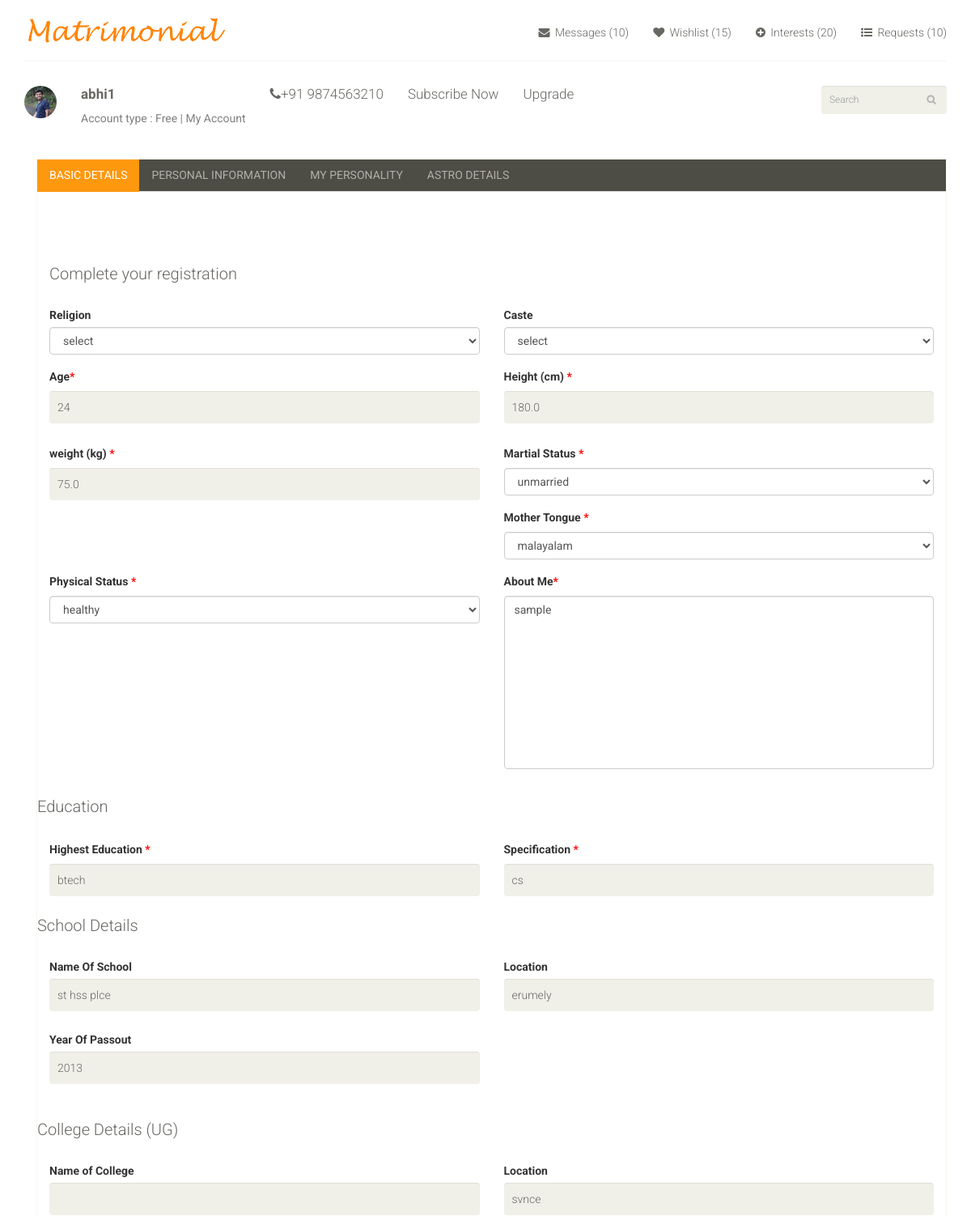
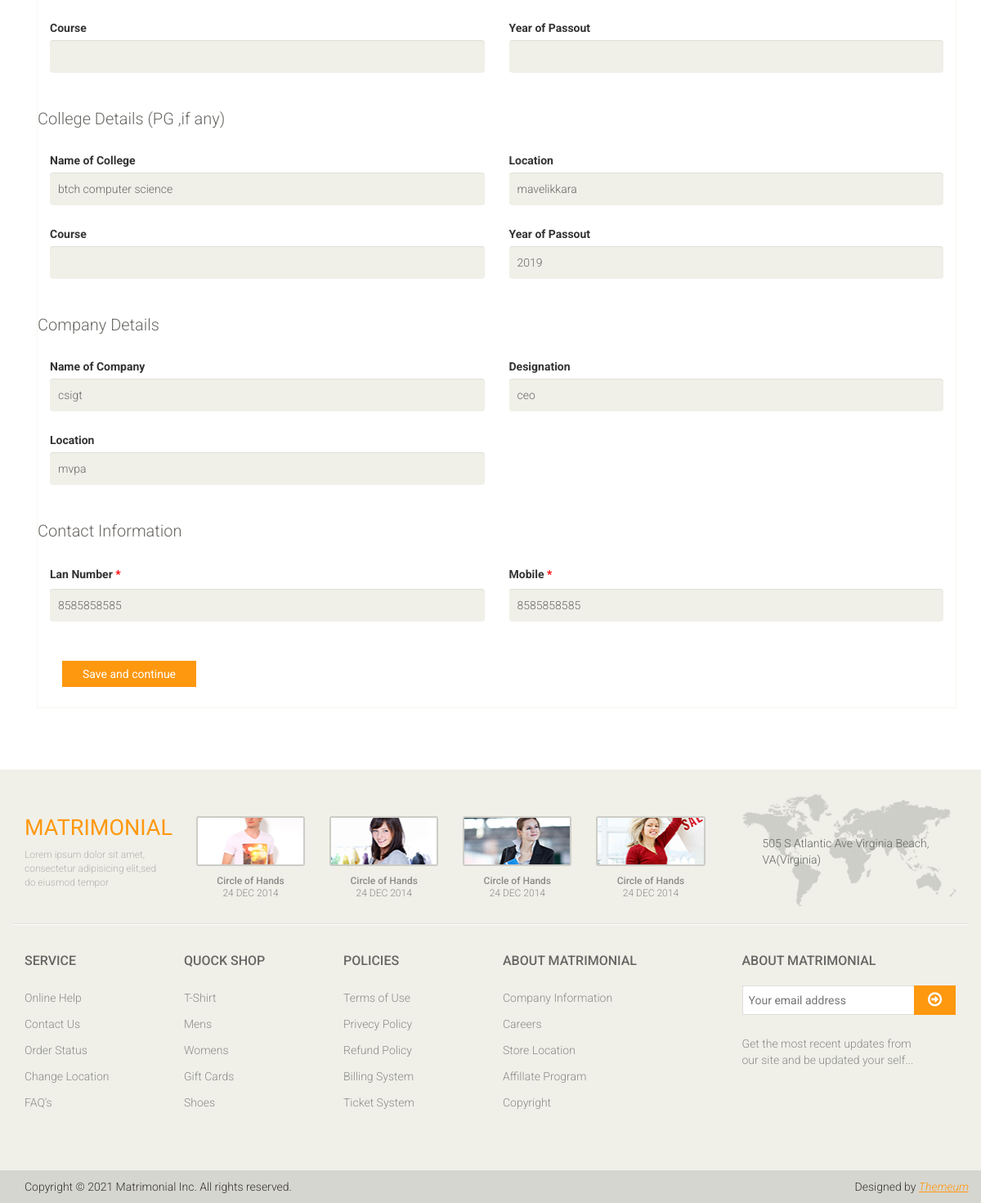
The app's page /edit-profile-basic (signed in) with its own data (2 pictures, top to bottom).
### customer/models.py (models this page shows, shortened)
class Customer(models.Model):
    user = models.OneToOneField(User,null=True, on_delete=models.CASCADE)
    name = models.CharField(max_length=50, null=True)
    gender = models.CharField(max_length=20, choices = [('Male','male'),('Female','female'),('Other','other')],null=True)
    address = models.TextField(max_length=200, null=True)
    city = models.CharField(max_length=50, null=True)
    country = models.CharField(max_length=50, null=True)
    date_of_birth = models.DateField(null=True)
    email = models.EmailField(null=True)
    phone = models.CharField(max_length=13, null=True)
    reg_date = models.DateTimeField(auto_now_add=True, null=True)
    uname = models.CharField(max_length=200,null=True)
    image = models.ImageField(upload_to='static/images/profile',default='static/images/user.png')
    age = models.PositiveIntegerField(null=True)
    height = models.FloatField(null=True)
    weight = models.FloatField(null=True)
    martial_status = models.CharField(max_length=20, choices = [('Unmarried','unmarried'),('Divorced','divorced'),
        ('Separated','separated'),('Widow/Widower','widow/widower')],null=True)
    religion = models.ForeignKey(Religion, on_delete=models.CASCADE,null=True,blank=True)
    caste = models.ForeignKey(Caste, on_delete=models.CASCADE,null=True,blank=True)
    mother_tongue = models.CharField(max_length=20, choices = [('Malayalam','malayalam'),('Hindi','hindi'),('Tamil','Tamil'),
        ('English','english'),('Other','other')],null=True,blank=True)
    physical_status = models.CharField(max_length=20, choices = [('Healthy','healthy'),('Mild','mild'),('Rather Not To Say','rather not to say')],null=True,blank=True)
    about_me = models.TextField(max_length = 1000,null=True)
    education = models.CharField(max_length=50,null=True)
    specification = models.CharField(max_length=50,null=True)
    school_name = models.CharField(max_length=50,null=True,blank=True)
    school_location = models.CharField(max_length=50,null=True,blank=True)
    year_of_passout_school = models.PositiveIntegerField(null=True,blank=True)
    college_name_ug = models.CharField(max_length=50,null=True,blank=True)
    college_location_ug = models.CharField(max_length=50,null=True,blank=True)
    course_ug = models.CharField(max_length=50,null=True,blank=True)
    year_of_passout_college_ug = models.PositiveIntegerField(null=True,blank=True)
    college_name_pg = models.CharField(max_length=50,null=True,blank=True)
    college_location_pg = models.CharField(max_length=50,null=True,blank=True)
    course_pg = models.CharField(max_length=50,null=True,blank=True)
    year_of_passout_college_pg = models.PositiveIntegerField(null=True,blank=True)
    company_name = models.CharField(max_length=50,null=True,blank=True)
    designation = models.CharField(max_length=50,null=True,blank=True)
    company_location = models.CharField(max_length=50,null=True,blank=True)
    lan_number = models.CharField(max_length=13, null=True)
    complexion = models.CharField(max_length=20, choices = [('fair','Fair'),('whiteatish','Whiteatish'),('dark','Dark')],null=True,blank=True)
    body_type = models.CharField(max_length=20, choices = [('normal','Normal'),('Athletic','athletic'),('Other','other')],null=True,blank=True)
    blood_group = models.CharField(max_length=20, choices = [('A +','A +'),('B +','B +'),('A -','A -'),
                                                ('B -','B -'),('AB -','AB -'),('AB +','AB +'),('O +','O -'),
                                                ('O -','O -'),('other','Other')],null=True,blank=True)
    occupation = models.CharField(max_length=50,null=True)
    employed_in = models.CharField(max_length=50,null=True)
    annual_income = models.PositiveIntegerField(null=True)
    star_sign = models.ForeignKey(Nakshatra, on_delete=models.CASCADE,null=True)
    about_my_family = models.TextField(max_length=1000,null=True,blank=True)
    fathers_name = models.CharField(max_length=50,null=True)
    fathers_family_name = models.CharField(max_length=50,null=True)
    fathers_ancestral_place = models.CharField(max_length=50,null=True)
    fathers_employed_in = models.CharField(max_length=50,null=True,blank=True)
    fathers_occupation = models.CharField(max_length=50,null=True)
    fathers_company_name = models.CharField(max_length=50,null=True,blank=True)
    fathers_company_location = models.CharField(max_length=50,null=True,blank=True)
    mothers_name = models.CharField(max_length=50,null=True)
    mothers_family_name = models.CharField(max_length=50,null=True)
    mothers_ancestral_place = models.CharField(max_length=50,null=True)
    mothers_employed_in = models.CharField(max_length=50,null=True,blank=True)
    mothers_occupation = models.CharField(max_length=50,null=True)
    mothers_company_name = models.CharField(max_length=50,null=True,blank=True)
    mothers_company_location = models.CharField(max_length=50,null=True,blank=True)
    country_living_in = models.CharField(max_length=50,null=True)
    current_location = models.CharField(max_length=50,null=True)
    permanent_location = models.CharField(max_length=50,null=True)
    residential_status = models.CharField(max_length=20, choices = [('own','Own'),('rented','Rented'),('other','Other')],null=True)
    belongs_to = models.CharField(max_length=50,null=True, blank=True)
    diet = models.CharField(max_length=20, choices = [('any','Any'),('vegitarian','Vegiterian'),('eggetarian','Eggetarian'),('nonvegiterian','NonVegiterian')],null=True,default='any')
    smoking = models.CharField(max_length=20, choices = [('yes','Yes'),('no','No')],null=True, blank=True)
    drinking = models.CharField(max_length=20, choices = [('yes','Yes'),('no','No'),('special functions','Special Functions only')],null=True, blank=True)
    gardening = models.PositiveIntegerField(validators=[validate_num],null=True)
    astronamy = models.PositiveIntegerField(null=True)
    music = models.PositiveIntegerField(validators=[validate_num],null=True)
    music_types = models.ManyToManyField(MusicType)
    movie = models.PositiveIntegerField(validators=[validate_num],null=True)
    movie_types = models.ManyToManyField(MovieTypes)
    reading = models.PositiveIntegerField(validators=[validate_num],null=True)
    reading_types = models.ManyToManyField(ReadingType)
    sports = models.PositiveIntegerField(validators=[validate_num],null=True)
    sport_types = models.ManyToManyField(SprortType)
    foods = models.PositiveIntegerField(validators=[validate_num],null=True)
    food_type = models.ManyToManyField(FoodType)
    dress = models.PositiveIntegerField(validators=[validate_num],null=True)
    dress_types = models.ManyToManyField(DressType)
    time_of_birth = models.TimeField(auto_now=False, auto_now_add=False,null=True,blank=True)
    place_of_birth = models.CharField(max_length=50,null=True, blank=True)
    longtitude = models.CharField(max_length=50,null=True, blank=True)
    latitude = models.CharField(max_length=50,null=True, blank=True)

### customer/views.py (the view, shortened to what this page needs)
# urls.py: path('edit-profile-basic',edit_profile_basic ,name='edit-profile-basic'),
def edit_profile_basic(request):
    customer = request.user.customer
    form = CustomerBasicForm(instance = customer)
    basic = True
    context = {
        'form':form,
        'basic':basic,
    }
    return render(request, 'customer/edit_profile_basic.html',context)

### customer/templates/customer/edit_profile_basic.html (shortened to what this page needs)
{% extends 'customer/base.html' %}
{% load static %}
{% block content %}
<section>
		<div class="container">
			<div class="row">
				<div class="col-sm-12 padding-right">
					<div class="category-tab shop-details-tab">
						{% include 'customer/edit_profile_tab.html' %}
						<div class="tab-content ">
							<div class="col-md-12">
					<div class="login-form">
					<br><br>
						<h2>Complete your registration</h2>
						<form method='POST' name='register'>{% csrf_token %}
					<div class="row">
						<div class="form-group col-md-6" id="religion">
						<label for="religion">Religion</label>
							<select  id="religion-data-box" name="religion">
								<option>select</option>
							</select>
						</div>
						<div class="form-group col-md-6" id="caste">
						<label for="caste">Caste</label>
							<select  id="caste-data-box" name="caste">
								<option>select</option>
							</select>
						</div>
						<div class="form-group col-md-6">
							<label for="caste">Age<span style="color:red;">*</span></label>
								{{form.age}}
						</div>
						<div class="form-group col-md-6">
							<label for="caste">Height (cm) <span style="color:red;">*</span></label>
								{{form.height}}
						</div>
						<div class="form-group col-md-6">
							<label for="caste">weight (kg) <span style="color:red;">*</span></label>
								{{form.weight}}
						</div>
						<div class="form-group col-md-6">
							<label for="caste">Martial Status <span style="color:red;">*</span></label>
								{{form.martial_status}}
						</div>
						<div class="form-group col-md-6">
							<label for="caste">Mother Tongue <span style="color:red;">*</span></label>
								{{form.mother_tongue}}
						</div>
						<div class="form-group col-md-6">
							<label for="caste">Physical Status <span style="color:red;">*</span></label>
								{{form.physical_status}}
						</div>
						<div class="form-group col-md-6">
							<label for="caste">About Me<span style="color:red;">*</span></label>
								{{form.about_me}}
						</div>
					</div>
					<div class="row">
						<h2>Education</h2>
						<div class="form-group col-md-6">
							<label for="caste">Highest Education <span style="color:red;">*</span></label>
								{{form.education}}
						</div>
						<div class="form-group col-md-6">
							<label for="caste">Specification <span style="color:red;">*</span></label>
								{{form.specification}}
						</div>
						<h2>School Details</h2>
						<div class="form-group col-md-6">
							<label for="caste">Name Of School </label>
								{{form.school_name}}
						</div>
						<div class="form-group col-md-6">
							<label for="caste">Location </label>
								{{form.school_location}}
						</div>
						<div class="form-group col-md-6">
							<label for="caste">Year Of Passout</label>
								{{form.year_of_passout_school}}
						</div>
					</div>
					<div class="row">
						<h2>College Details (UG)</h2>
						<div class="form-group col-md-6">
							<label for="caste">Name of College </label>
								{{form.college_name_ug}}
						</div>
						<div class="form-group col-md-6">
							<label for="caste">Location </label>
								{{form.college_location_ug}}
						</div>
						<div class="form-group col-md-6">
							<label for="caste">Course </label>
								{{form.course_ug}}
						</div>
						<div class="form-group col-md-6">
							<label for="caste">Year of Passout </label>
								{{form.year_of_passout_college_ug}}
						</div>
					</div>
					<div class="row">
						<h2>College Details (PG ,if any)</h2>
						<div class="form-group col-md-6">
							<label for="caste">Name of College </label>
								{{form.college_name_pg}}
						</div>
						<div class="form-group col-md-6">
							<label for="caste">Location </label>
								{{form.college_location_pg}}
						</div>
						<div class="form-group col-md-6">
							<label for="caste">Course </label>
								{{form.course_pg}}
						</div>
						<div class="form-group col-md-6">
							<label for="caste">Year of Passout </label>
								{{form.year_of_passout_college_pg}}
						</div>
					</div>
					<div class="row">
						<h2>Company Details</h2>
						<div class="form-group col-md-6">
							<label for="caste">Name of Company </label>
							{{form.company_name}}
						</div>
						<div class="form-group col-md-6">
							<label for="caste">Designation </label>
							{{form.designation}}
						</div>
						<div class="form-group col-md-6">
							<label for="caste">Location </label>
							{{form.company_location}}
						</div>
					</div>
					<div class="row">
						<h2>Contact Information</h2>
						<div class="form-group col-md-6">
							<label for="caste">Lan Number <span style="color:red;">*</span></label>
								{{form.lan_number}}
						</div>
						<div class="form-group col-md-6">
							<label for="caste">Mobile <span style="color:red;">*</span></label>
								{{form.phone}}
						</div>
					</div>
						<div class="form-group col-md-6">
							<button type="submit" class="btn btn-default">Save and continue</button>
						</div>
						</form>
					</div>
				</div>
						</div>
					</div>
				</div>
			</div>
		</div>
	</section>
	{% endblock content %}

### customer/templates/customer/header.html (shortened to what this page needs)
{% load static %}
<header id="header">
		<div class="header-middle">
			<div class="container">
				<div class="row">
					<div class="col-sm-4">
						<div class="logo pull-left">
							<a href="{% url 'home' %}"><img src="{% static 'images/home/marti.png' %}" style="width:250px;" alt="" /></a>
						</div>
					</div>
					<div class="col-sm-8">
						<div class="shop-menu pull-right">
							<ul class="nav navbar-nav">
							{% if request.user.is_authenticated %}
								<li><a href="#"><i class="fa fa-envelope"></i> Messages (10)</a></li>
								<li><a href="#"><i class="fa fa-heart"></i> Wishlist (15)</a></li>
								<li><a href=""><i class="fa fa-plus-circle"></i> Interests (20)</a></li>
								<li><a href=""><i class="fa fa-list-ul"></i> Requests (10)</a></li>
							{% endif %}
							</ul>
						</div>
					</div>
				</div>
			</div>
		</div>
		<div class="header-bottom">
			<div class="container">
				<div class="row">
					<div class="col-sm-9">
						<div class="mainmenu pull-left">
							<ul class="nav navbar-nav collapse navbar-collapse">
								{% if request.user.is_authenticated %}
								<li class="dropdown"><a class="navbar-brand" href="#">
										<img src="{{request.user.customer.image.url}}"  style="border-radius: 20px; width:40px; ">
								  </a></a>
                                </li>
								<li><a href="index.html"><strong>{{request.user}}</strong></a>
									<p><span style="color: gray;">Account type : Free | My Account</span></p>
								</li>
								{% endif %}
								<li><a href="404.html"><i class="fa fa-phone"></i>+91 9874563210</a></li>
								<li><a href="contact-us.html">Subscribe Now</a></li>
								<li><a href="index.html" >Upgrade</a></li>
							</ul>
						</div>
					</div>
					<div class="col-sm-3">
						<div class="search_box pull-right">
							<input type="text" placeholder="Search"/>
						</div>
					</div>
				</div>
			</div>
		</div>
	</header>

### records on screen
Customer: age "24", height "180.0", weight "75.0", martial_status "unmarried", mother_tongue "malayalam", physical_status "healthy", about_me "sample", education "btech", specification "cs", school_name "st hss plce", school_location "erumely", year_of_passout_school "2013", college_location_ug "svnce", college_name_pg "btch computer science", college_location_pg "mavelikkara", year_of_passout_college_pg "2019", company_name "csigt", designation "ceo", company_location "mvpa", lan_number "8585858585", phone "8585858585"

### other values on screen
{{ request.user }} "abhi1"
